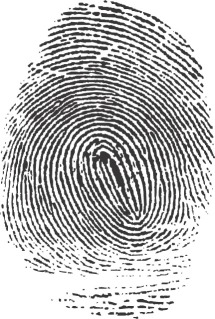
#> input picture fingerprint_samples/fingerprint_01.jpg, 215 x 319 px
$ python -i preprocessing.py   (imports and definitions only)
#> lines starting #> are read from the running program, lines starting #| are printed output that depends on the picture; after the words box and inside, x2 and y2 are one past the last pixel; in counts of white or black regions, pixels touching at a corner belong together
"""
Program Name: Preprocessing
Author: Clarence Navarro
Description: This module is responsible for preprocessing fingerprint images to prepare them for skeletonisation.
It does the following:
    1. Converts the image to grayscale.
    2. Resizes the image to a standard size.
    3. Improves contrast between foreground (ridges) and background by applying histogram equalization.
    4. Applies a small blur to reduce noise.
    5. Convert image to black and white.
    6. Removes small noise and fills minor gaps. DISABLED FOR NOW AS IT IS NOT WORKING WELL
    7. Removes small disconnected white regions not part of fingerprint ridges.
Output: Binary image with white fingerprint ridges and a black background
Date: 10/10/2026
"""

import cv2
import numpy as np

# Change INVERT to true if the original image has light ridges on dark background.
INVERT = False


def load_grayscale(path):
    """
    Method loads an image and converts it to grayscale.
    Returns the converted image.
    """

    # 1. Convert the fingerprint image to grayscale
    image = cv2.imread(path, cv2.IMREAD_GRAYSCALE)

    if image is None:
        raise ValueError("Could not read image: " + str(path))

    return image


def preprocess(image):
    """
    Preprocesses the fingerprint image to prepare it for skeletonisation.
    Returns a binary image with white ridges and black background
    """

    # 2. Resize the image to a standard size
    scale = 500 / max(image.shape)
#> scale = 1.57

    image = cv2.resize(
        image, None, fx=scale, fy=scale, interpolation=cv2.INTER_AREA
    )
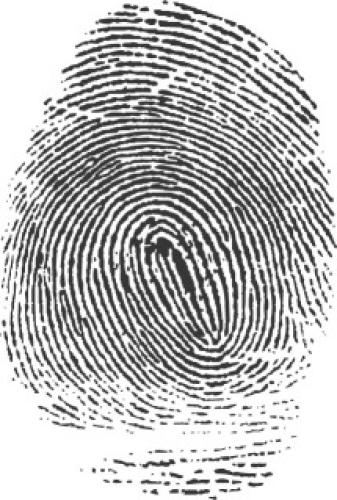
#> image: shape (500, 337); min 43, max 255, mean 189.7

    # 3. Improve contrast between fingerprint ridges and background
    clahe = cv2.createCLAHE(
        clipLimit=2.0, tileGridSize=(8, 8)
    )

    image = clahe.apply(image)
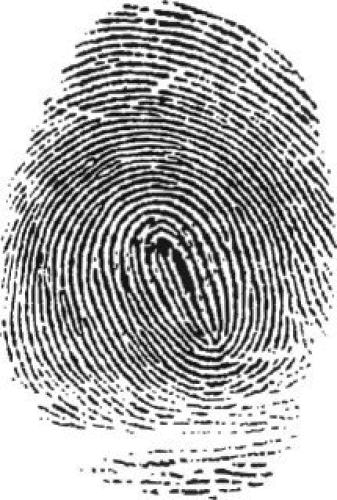
#> image: shape (500, 337); min 6, max 255, mean 177.2

    # 4. Apply a small blur to reduce image noise
    image = cv2.GaussianBlur(image, (3, 3), 0)
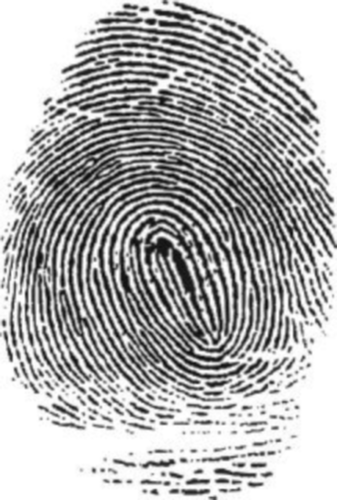
#> image: shape (500, 337); min 13, max 255, mean 177.2

    # 5. Convert grayscale image to black and white
    if INVERT:
        threshold_mode = cv2.THRESH_BINARY
    else:
        threshold_mode = cv2.THRESH_BINARY_INV

    binary = cv2.adaptiveThreshold(image, 255,cv2.ADAPTIVE_THRESH_GAUSSIAN_C, threshold_mode, 15, 2)
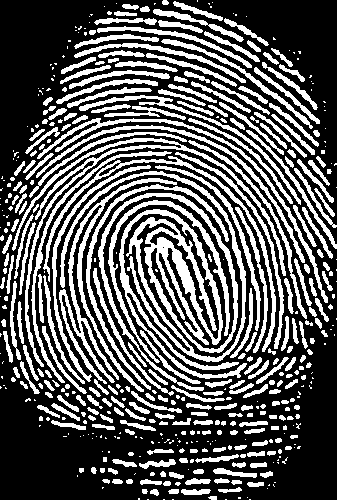
#> binary: shape (500, 337); 35% white; 489 white regions (223 under 20 px), largest, box (x1, y1, x2, y2) and area: (60, 171, 247, 391) 10561, (59, 178, 177, 392) 2720, (12, 138, 286, 367) 2709

    # 6. Remove small noise and fill minor gaps
    # kernel = np.ones((3, 3), np.uint8)

    # binary = cv2.morphologyEx(
    #     # Remove small noise
    #     binary, cv2.MORPH_OPEN, kernel
    # )

    # binary = cv2.morphologyEx(
    #     # Fill minor gaps
    #     binary, cv2.MORPH_CLOSE, kernel
    # )

    # # 6. Remove small disconnected white regions
    count, labels, stats, _ = cv2.connectedComponentsWithStats(binary)
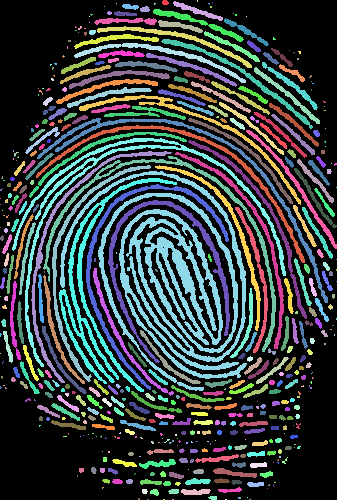
#> labels: shape (500, 337) int32; 490 distinct labels, from 0 to 489; one colour per label, 0 black
#> count = 490; stats = 490 rows, first 6: [0, 0, 337, 500, 109452], [162, 0, 7, 5, 29], [173, 1, 50, 20, 239], [197, 0, 1, 2, 2], [116, 3, 1, 1, 1], [154, 3, 2, 2, 3]
    minimum_area = 10 # Minimum area threshold for connected components

    # Start from 1 to skip the background label (0)
    for component in range(1, count):
        area = stats[component, cv2.CC_STAT_AREA]

        # Set small components to background
        if area < minimum_area:
            binary[labels == component] = 0
#> this loop made 489 passes
#> area on passes 1, 2, 8: 29, 239, 69
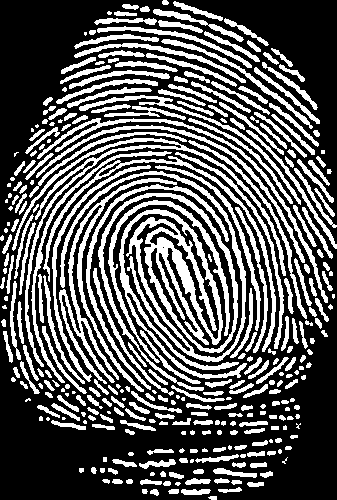
#> binary: shape (500, 337); 34.8% white; 329 white regions (63 under 20 px), largest, box (x1, y1, x2, y2) and area: (60, 171, 247, 391) 10561, (59, 178, 177, 392) 2720, (12, 138, 286, 367) 2709

    return binary

>>> import cv2
>>> picture = cv2.imread('fingerprint_samples/fingerprint_01.jpg', cv2.IMREAD_GRAYSCALE)
>>> result = preprocess(picture)

$ run again, on fingerprint_samples/fingerprint_02.jpg
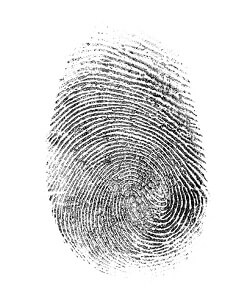
#> input picture fingerprint_samples/fingerprint_02.jpg, 250 x 304 px
#> picture is the input picture: shape (304, 250); min 0, max 255, mean 220.2
#> in preprocess, `count, labels, stats, _ = cv2.connectedComponentsWithStats(binary)`:
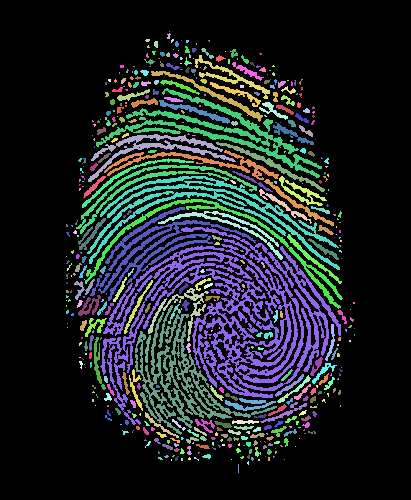
#> labels: shape (500, 411) int32; 483 distinct labels, from 0 to 482; one colour per label, 0 black
#> count = 483; stats = 483 rows, first 6: [0, 0, 411, 500, 162663], [169, 31, 1, 1, 1], [167, 33, 4, 6, 15], [145, 39, 5, 3, 12], [171, 39, 3, 4, 8], [154, 41, 4, 7, 24]
#> the loop in preprocess, `for component in range(1, count):` made 482 passes
#> area on passes 5, 12, 15: 24, 24, 42
#> after the loop in preprocess, `for component in range(1, count):`:
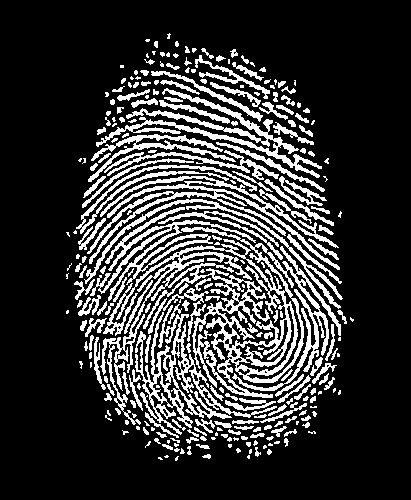
#> binary: shape (500, 411); 20.4% white; 267 white regions (96 under 20 px), largest, box (x1, y1, x2, y2) and area: (100, 227, 341, 425) 11096, (135, 305, 277, 435) 3335, (87, 176, 340, 270) 3251
